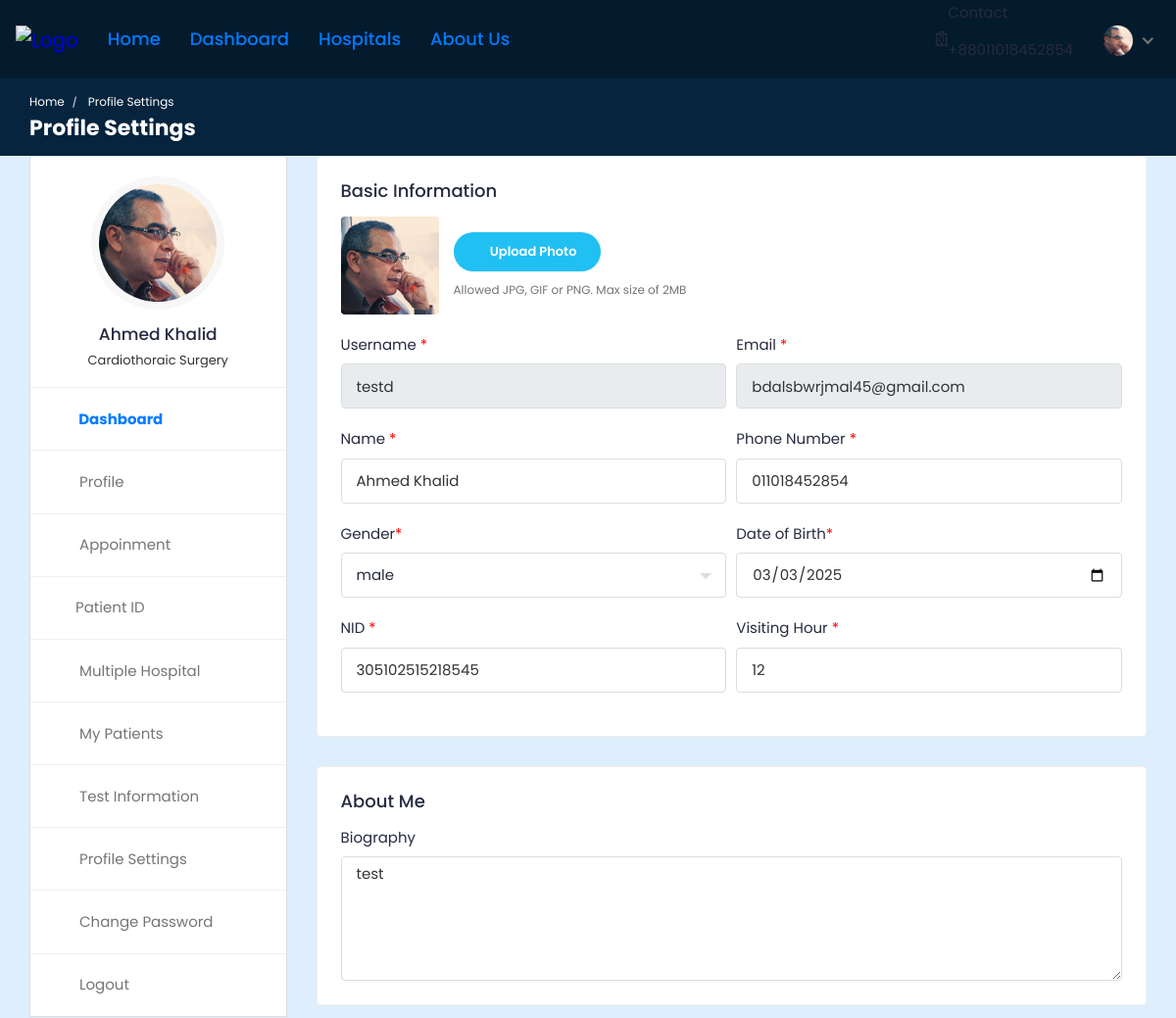
Page /doctor/doctor-profile-settings/ (signed in, upper part) on the earlier database version.
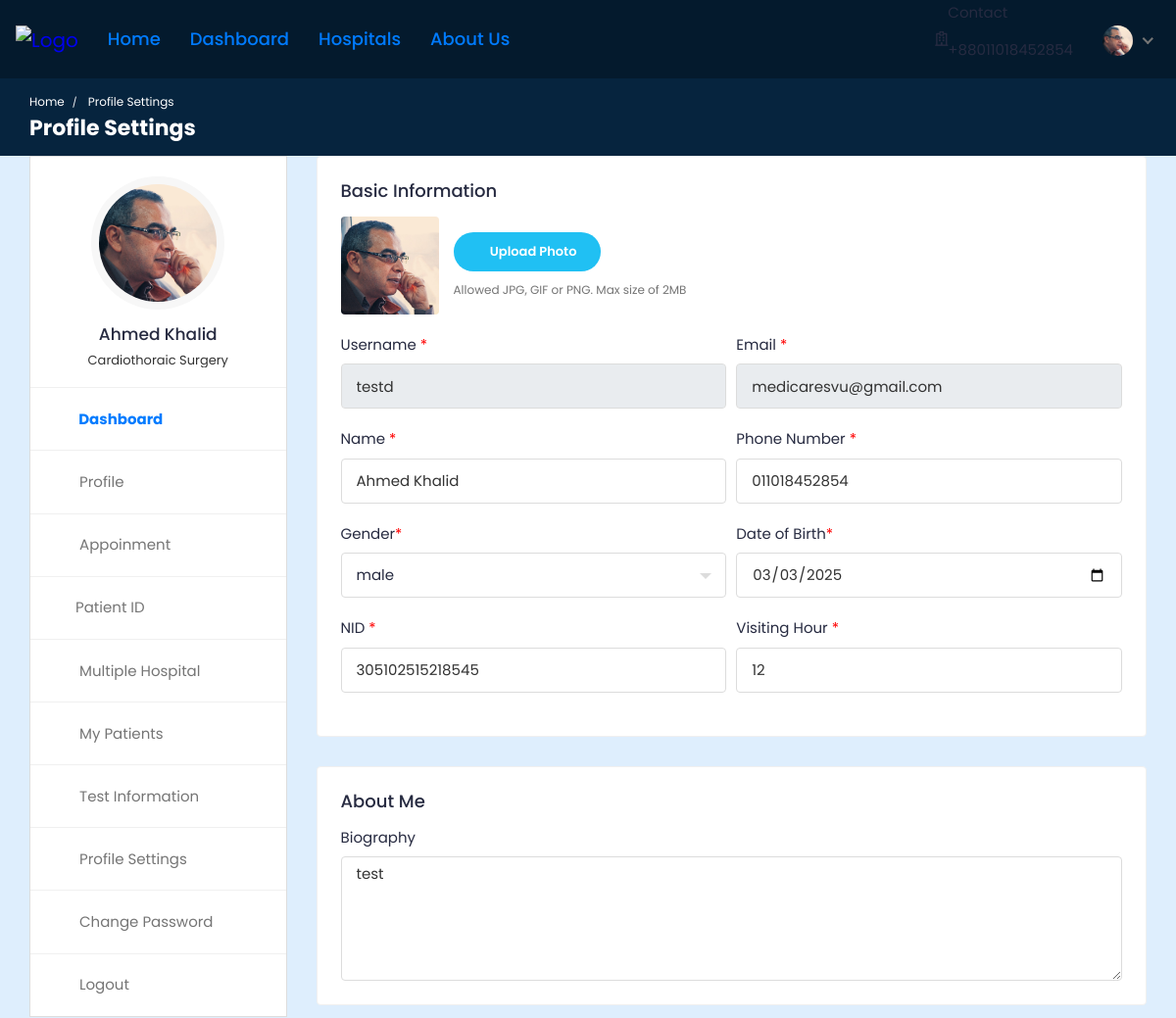
Same page on the later database version.
### doctor/models.py (models this page shows, shortened)
class Doctor_Information(models.Model):
    DOCTOR_TYPE = (
        ('Cardiologists', 'Cardiologists'),
        ('Neurologists', 'Neurologists'),
        ('Pediatricians', 'Pediatricians'),
        ('Physiatrists', 'Physiatrists'),
        ('Dermatologists', 'Dermatologists'),
    )
    doctor_id = models.AutoField(primary_key=True)
    user = models.OneToOneField(User, on_delete=models.CASCADE, null=True, blank=True, related_name='profile')
    name = models.CharField(max_length=200, null=True, blank=True)
    username = models.CharField(max_length=200, null=True, blank=True)
    gender = models.CharField(max_length=200, null=True, blank=True)
    description = models.TextField(max_length=1000, null=True, blank=True)
    department = models.CharField(max_length=200, choices=DOCTOR_TYPE, null=True, blank=True)
    department_name = models.ForeignKey(hospital_department, on_delete=models.SET_NULL, null=True, blank=True)
    specialization = models.ForeignKey(specialization, on_delete=models.SET_NULL, null=True, blank=True)
    featured_image = models.ImageField(upload_to='doctors/', default='doctors/user-default.png', null=True, blank=True)
    certificate_image = models.ImageField(upload_to='doctors_certificate/', default='doctors_certificate/default.png', null=True, blank=True)
    email = models.EmailField(max_length=200, null=True, blank=True)
    phone_number = models.CharField(max_length=200, null=True, blank=True)
    nid = models.CharField(max_length=200, null=True, blank=True)
    visiting_hour = models.CharField(max_length=200, null=True, blank=True)
    consultation_fee = models.IntegerField(null=True, blank=True)
    report_fee = models.IntegerField(null=True, blank=True)
    dob = models.CharField(max_length=200, null=True, blank=True)
    institute = models.CharField(max_length=200, null=True, blank=True)
    degree = models.CharField(max_length=200, null=True, blank=True)
    completion_year = models.CharField(max_length=200, null=True, blank=True)
    work_place = models.CharField(max_length=200, null=True, blank=True)
    designation = models.CharField(max_length=200, null=True, blank=True)
    start_year = models.CharField(max_length=200, null=True, blank=True)
    end_year = models.CharField(max_length=200, null=True, blank=True)
    register_status =  models.CharField(default='Pending',max_length=200, null=True, blank=True)
    hospital_name = models.ForeignKey(Hospital_Information, on_delete=models.SET_NULL, null=True, blank=True)

### hospital_admin/models.py (models this page shows, shortened)
class specialization(models.Model):
    specialization_id = models.AutoField(primary_key=True)
    specialization_name = models.CharField(max_length=200, null=True, blank=True)
    hospital = models.ForeignKey(Hospital_Information, on_delete=models.CASCADE, null=True, blank=True)

### doctor/views.py (the view, shortened to what this page needs)
# urls.py: path('doctor-profile-settings/', views.doctor_profile_settings,name='doctor-profile-settings'),
@csrf_exempt
@login_required(login_url="doctor:doctor-login")
def doctor_profile_settings(request):
    if request.user.is_doctor:
        doctor = Doctor_Information.objects.get(user=request.user)
        old_featured_image = doctor.featured_image
        if request.method == 'GET':
            educations = Education.objects.filter(doctor=doctor)
            experiences = Experience.objects.filter(doctor=doctor)
            context = {'doctor': doctor, 'educations': educations, 'experiences': experiences}
            return render(request, 'doctor-profile-settings.html', context)
    else:
        redirect('doctor:doctor-logout')

### templates/doctor-profile-settings.html (shortened to what the changed rows need)
{% load static %}
<!DOCTYPE html>
<html lang="en">
  <head>
    <link
      rel="stylesheet"
      href="{% static 'HealthStack-System/plugins/Normal/select2/css/select2.min.css' %}"
    />
    <link
      rel="stylesheet"
      href="{% static 'HealthStack-System/plugins/Normal/bootstrap-tagsinput/css/bootstrap-tagsinput.css' %}"
    />
    <link
      rel="stylesheet"
      href="{% static 'HealthStack-System/plugins/Normal/dropzone/dropzone.min.css' %}"
    />
    <link
      rel="stylesheet"
      href="{% static 'HealthStack-System/css/Normal/bootstrap.min.css' %}"
    />
    <link
      rel="stylesheet"
      href="{% static 'HealthStack-System/plugins/Normal/fontawesome/css/fontawesome.min.css' %}"
    />
    <link
      rel="stylesheet"
      href="{% static 'HealthStack-System/plugins/Normal/fontawesome/css/all.min.css' %}"
    />
    <link
      rel="stylesheet"
      href="% static 'HealthStack-System/plugins/fancybox/jquery.fancybox.min.css' %"
    />
    <link
      rel="stylesheet"
      href="{% static 'HealthStack-System/css/Normal/style.css' %}"
    />
  </head>
  <body>
    <div class="main-wrapper">
      <header class="header">{% include 'doctor-navbar.html' %}</header>
      <div class="breadcrumb-bar">
        <div class="container-fluid">
          <div class="row align-items-center">
            <div class="col-md-12 col-12">
              <h2 class="breadcrumb-title">Profile Settings</h2>{% include 'message.html' %}
            </div>
          </div>
        </div>
      </div>
      <div class="content">
        <div class="container-fluid">
          <div class="row">
            <div class="col-md-5 col-lg-4 col-xl-3 theiaStickySidebar">
              <div>{% include 'doctor-sidebar.html' %}</div>
            </div>
	          <div class="col-md-7 col-lg-8 col-xl-9">
            <form action="{% url 'doctor:doctor-profile-settings' %}" method="POST" enctype="multipart/form-data">
							<div class="card">
								<div class="card-body">
									<div class="row form-row">
										<div class="col-md-12">
											<div class="form-group">
												<div class="change-avatar">
													<div class="profile-img">
														<img src="{{doctor.featured_image.url}}" alt="User Image">
													</div>
												</div>
											</div>
										</div>
										<div class="col-md-6">
											<div class="form-group">
												<label>Username <span class="text-danger">*</span></label>
												<input type="text" class="form-control" readonly value="{{doctor.username}}" >
											</div>
										</div>
										<div class="col-md-6">
											<div class="form-group">
												<label>Email <span class="text-danger">*</span></label>
												<input type="email" class="form-control" readonly value="{{doctor.email}}">
											</div>
										</div>
										<div class="col-md-6">
											<div class="form-group">
												<label>Name <span class="text-danger">*</span></label>
												<input type="text" name="name" class="form-control" value="{{doctor.name}}">
											</div>
										</div>
										<div class="col-md-6">
											<div class="form-group">
												<label>Phone Number <span class="text-danger">*</span></label>
												<input type="number" name="number" class="form-control" value="{{doctor.phone_number}}"placeholder="Phone Number">
											</div>
										</div>
										<div class="col-md-6">
											<div class="form-group mb-0">
												<label>Date of Birth<span class="text-danger">*</span></label>
												<input type="date" class="form-control" name="dob" value="{{doctor.dob}}">
											</div>
										</div>
                    <div class="col-md-6">
											<div class="form-group">
												<label>NID <span class="text-danger">*</span></label>
												<input type="number" name="nid" class="form-control" value="{{doctor.nid}}" placeholder="NID">
											</div>
										</div>
                    <div class="col-md-6">
											<div class="form-group">
												<label>Visiting Hour <span class="text-danger">*</span></label>
												<input type="text" name="visit_hour" class="form-control" value="{{doctor.visiting_hour}}" placeholder="x am - x pm">
											</div>
										</div>
									</div>
								</div>
							</div>
							<div class="card">
								<div class="card-body">
									<div class="form-group mb-0">
										<label>Biography</label>
										<textarea class="form-control" rows="5" name="description">{{doctor.description}}</textarea>
									</div>
								</div>
							</div>
            </form>
						</div>
          </div>
        </div>
      </div>
    </div>
  </body>
</html>

### templates/doctor-navbar.html (shortened to what this page needs)
{% load static %}
<nav class="navbar navbar-expand-lg header-nav">
  <div class="navbar-header">
    <a href="{% url 'hospital_home'%}" class="navbar-brand logo">
      <img
        src="{% static 'HealthStack-System/images/Normal/logo.jpg' %}"
        class="img-fluid"
        alt="Logo"
      />
    </a>
  </div>
  <div class="main-menu-wrapper">
    <ul class="main-nav">
      <li>
        <a href="{% url 'hospital_home'%}">Home</a>
      </li>
      <li>
        <a href="{% url 'doctor:doctor-dashboard'%}">Dashboard</a>
      </li>
      <li><a href="{% url 'multiple-hospital' %}" style="text-decoration: none;">Hospitals</a></li>
      <li>
        <a href="{% url 'about-us'%}">About Us</a>
      </li>
    </ul>
  </div>
  <ul class="nav header-navbar-rht">
    <li class="nav-item contact-item">
      <div class="header-contact-img">
        <i class="far fa-hospital"></i>
      </div>
      <div class="header-contact-detail">
        <p class="contact-header">Contact</p>
        <p class="contact-info-header">+88{{doctor.phone_number}}</p>
      </div>
    </li>
    <li class="nav-item dropdown has-arrow logged-item">
      <a href="#" class="dropdown-toggle nav-link" data-toggle="dropdown">
        <span class="user-img">
          <img
            class="rounded-circle"
            src="{{ doctor.featured_image.url }}"
            width="31"
            alt="Darren Elder"
          />
        </span>
      </a>
    </li>
  </ul>
</nav>

### templates/doctor-sidebar.html
{% load static %}
<div class="profile-sidebar">
  <div class="widget-profile pro-widget-content">
    <div class="profile-info-widget">
      <a href="#" class="booking-doc-img">
        <img
          src="{{ doctor.featured_image.url }}"
          alt="User Image"
        />
      </a>
      <div class="profile-det-info">
        <h3>{{ doctor.name }}</h3>
        <div class="patient-details">
          <h5 class="mb-0">{{doctor.specialization.specialization_name}}</h5>
        </div>
      </div>
    </div>
  </div>
  <div class="dashboard-widget">
    <nav class="dashboard-menu sidebar">
      <ul>
        <li class="active">
          <a href="{% url 'doctor:doctor-dashboard' %}">
            <i class="fas fa-columns"></i>
            <span>Dashboard</span>
          </a>
        </li>
        <li>
        <a href="{% url 'doctor:doctor-profile' pk=request.user.pk %}">
          <i class="fas fa-user"></i>
          <span>Profile</span>
        </a>
      </li>
        <li>
          <a href="{% url 'doctor:appointments'%}">
            <i class="fas fa-user-circle"></i>
            <span>Appoinment</span>
          </a>
        </li>
        <li class="nav-item has-submenu">
            <a href="{% url 'doctor:patient-id' %}" class="nav-link"><i class="fas fa-search"></i><span>Patient ID</span></a>
        </li>
        <li>
          <a href="{% url 'multiple-hospital' %}">
            <i class="fas fa-hospital"></i>
            <span>Multiple Hospital</span>
          </a>
      </li>
        <li>
          <a href="{% url 'doctor:my-patients' %}">
            <i class="fas fa-user-injured"></i>
            <span>My Patients</span>
          </a>
        </li>
        <li>
          <a href="{% url 'doctor:doctor-test-list'%}" target="_blank">
            <i class="fas fa-hourglass-start"></i>
            <span>Test Information</span>
          </a>
        </li>
        <li>
          <a
            href="{% url 'doctor:doctor-profile-settings' %}"
          >
            <i class="fas fa-user-cog"></i>
            <span>Profile Settings</span>
          </a>
        </li>
        <li>
          <a href="{% url 'doctor:doctor-change-password' pk=user.id%}">
            <i class="fas fa-lock"></i>
            <span>Change Password</span>
          </a>
        </li>
        <li>
          <a href="{% url 'doctor:doctor-logout'%}">
            <i class="fas fa-sign-out-alt"></i>
            <span>Logout</span>
          </a>
        </li>
      </ul>
    </nav>
  </div>
</div>

Differences in the rows shown:
changed Doctor_Information "Ahmed Khalid": email "bdalsbwrjmal45@gmail.com" → "medicaresvu@gmail.com"
